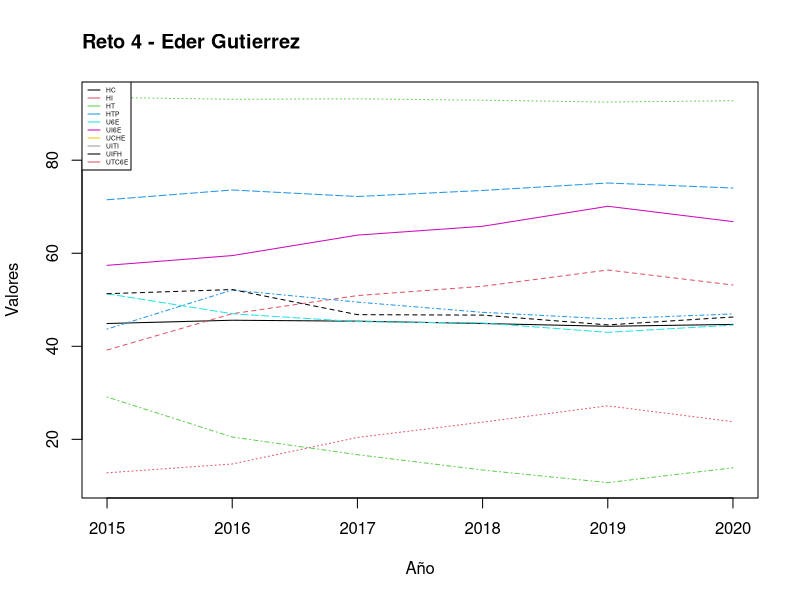

Write R code to recreate this figure.
library(purrr)
#Creacion de tabla sin los numeros
data_reto_4 <- data.frame(
  HC=c(44.9, 45.6, 45.4, 44.9, 44.3), 
  HI=c(39.2, 47.0, 50.9, 52.9, 56.4),
  HT=c(93.5, 93.1, 93.2, 92.9, 92.5),
  HTP=c(43.7, 52.1, 49.5, 47.3, 45.9),
  U6E=c(51.3, 47.0, 45.3, 45.0, 43.0),
  UI6E=c(57.4, 59.5, 63.9, 65.8, 70.1),
  UCHE=c(51.3, 52.2, 46.8, 46.7, 44.6),
  UITI=c(12.8, 14.7, 20.4, 23.7, 27.2),
  UIFH=c(29.1, 20.5, 16.7, 13.4, 10.7),
  UTC6E=c(71.5, 73.6, 72.2, 73.5, 75.1)
)

nombres_columnas <- names(data_reto_4)
#Creo una copia del original para modificar los valores, y no se vea
#afectado el original por la creacion de los NA
data_reto_4_copia <- data_reto_4

FACTOR_DE_SUAVIZAMIENTO <- 0.5
formula_de_suavizamiento <- function(pronostico_demanda_anterior, valor_demanda_real_anterior){
  FACTOR_DE_SUAVIZAMIENTO * valor_demanda_real_anterior + (1 - FACTOR_DE_SUAVIZAMIENTO) * pronostico_demanda_anterior
}

for (nombre_columna in nombres_columnas){
  datos_de_columna_actual = data_reto_4_copia[[nombre_columna]]
  #Se utiliza la funcion reduce de programacion funcional, para calcular de forma
  #repetida el valor de prediccion
  valor_2020 <- datos_de_columna_actual |> purrr::reduce(formula_de_suavizamiento)
  #casilla 6 de la columna actual
  data_reto_4[6, nombre_columna] <- valor_2020
}

data_reto_4

anios_de_datos <- 2015:2020
matplot(anios_de_datos, data_reto_4, 
  type = "l",
  xlab = "Año",
  ylab = "Valores"
)
title(main = "Reto 4 - Eder Gutierrez", adj = 0)
legend("topleft", 
       legend = colnames(data_reto_4), 
       col = 1:10, 
       lty = 1, 
       cex = 0.4) 
